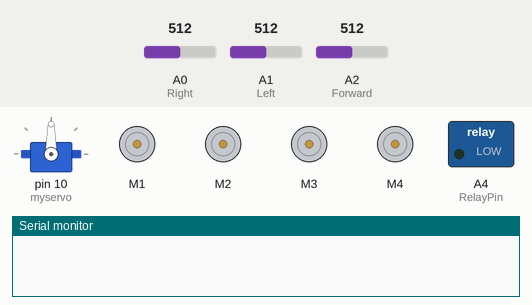
The sketch below on a simulated Arduino Uno, built with avr-gcc and run on an emulated ATmega328P. Parts: servo, 4 × DC motor (green arrow = forward, orange = backward, longer = faster), switched loads named in the sketch (green lamp = pin HIGH), the last lines printed to the serial monitor. The test bench sets the inputs (shaded band); at power-on: A2 (Forward) = 512, A0 (Right) = 512, A1 (Left) = 512.

Above: at 1.2 s.
1.3 s: A2 (Forward) set to 209
3.0 s: A2 (Forward) set to 192
At 5.9 s:
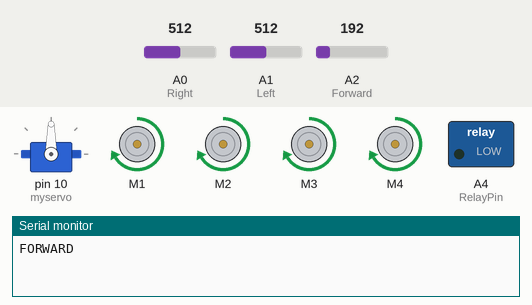
6.0 s: A2 (Forward) set to 306
At 8.8 s:
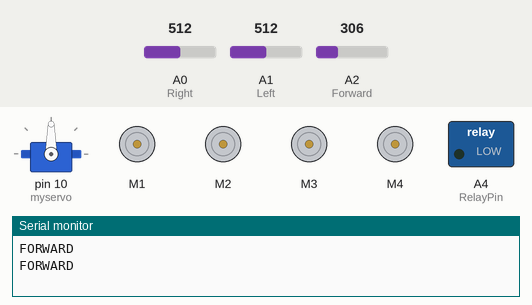
9.0 s: A0 (Right) set to 216
10.5 s: A0 (Right) set to 194
At 11.6 s:
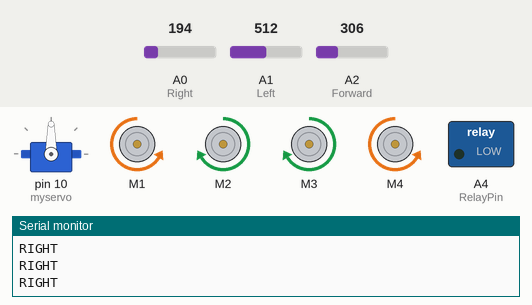
12.0 s: A1 (Left) set to 219
15.0 s: A1 (Left) set to 191
At 15.5 s:
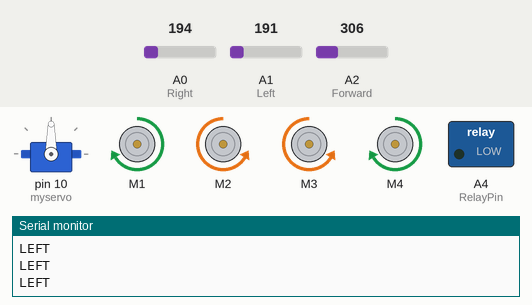
Timing chart, 0 to 17.5 s (numbered marks = the images above; inputs shaded):
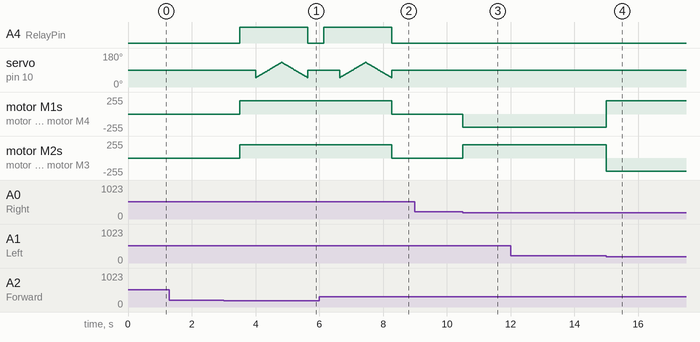

The sketch:

Fire_Fighting_Robot.ino
```cpp
#include <AFMotor.h>
#include <Servo.h>

Servo myservo;

int pos = 0;


int Left = A1;     // left sensor
int Right = A0;   // right sensor
int Forward = A2;   //front sensor
int RelayPin = A4; //relay


AF_DCMotor motor1(1);
AF_DCMotor motor2(2);
AF_DCMotor motor3(3);
AF_DCMotor motor4(4);


int trash = 200;
int Speeed = 200;

void setup() {
  Serial.begin(9600);
  pinMode(Left, INPUT);
  pinMode(Right, INPUT);
  pinMode(Forward, INPUT);
  pinMode(RelayPin, OUTPUT);
  myservo.attach(10);
  myservo.write(90);

}

void loop() {
  start();
}

void start()
{
  if ((analogRead(Forward) <= trash) && (analogRead(Left) <= trash) && (analogRead(Right) <= trash))
  {
    forward();
  }

  else if (analogRead(Forward) <= trash)
  {
    forward();
    Serial.println("FORWARD");
  }
  else if (analogRead(Left) <= trash)
  {
    left();
    Serial.println("LEFT");
  }

  else if (analogRead(Right) <= trash)
  {
    right();
    Serial.println("RIGHT");
  }
  else {
    stop();
  }
}


void forward()
{
  delay(500);
  motor1.setSpeed(Speeed);
  motor1.run(FORWARD);
  motor2.setSpeed(Speeed);
  motor2.run(FORWARD);
  motor3.setSpeed(Speeed);
  motor3.run(FORWARD);
  motor4.setSpeed(Speeed);
  motor4.run(FORWARD);
  digitalWrite(RelayPin , HIGH);
  delay(500);

  for (pos = 50; pos <= 130; pos += 1)
  {
    myservo.write(pos);
    delay(10);
  }
  for (pos = 130; pos >= 50; pos -= 1)
  {
    myservo.write(pos);
    delay(10);
  }
  digitalWrite(RelayPin , LOW);
  myservo.write(90);

}
void left()
{
  motor1.setSpeed(Speeed);
  motor1.run(FORWARD);
  motor2.setSpeed(Speeed);
  motor2.run(BACKWARD);
  motor3.setSpeed(Speeed);
  motor3.run(BACKWARD);
  motor4.setSpeed(Speeed);
  motor4.run(FORWARD);
}

void right()
{
  motor1.setSpeed(Speeed);
  motor1.run(BACKWARD);
  motor2.setSpeed(Speeed);
  motor2.run(FORWARD);
  motor3.setSpeed(Speeed);
  motor3.run(FORWARD);
  motor4.setSpeed(Speeed);
  motor4.run(BACKWARD);
}
void stop()
{
  motor1.setSpeed(0);
  motor1.run(RELEASE);
  motor2.setSpeed(0);
  motor2.run(RELEASE);
  motor3.setSpeed(0);
  motor3.run(RELEASE);
  motor4.setSpeed(0);
  motor4.run(RELEASE);
}
```

Measured:
- the behaviour switches between 201 and 200 on A2 (Forward) (found by bisection; images 0 and 1)
- the behaviour switches between 201 and 200 on A0 (Right) (found by bisection; images 2 and 3)
- the behaviour switches between 201 and 200 on A1 (Left) (found by bisection; images 3 and 4)
- after the input at 1.3 s, every drawn part: stays the same
- after the input at 3.0 s, A4 (RelayPin): LOW → HIGH after 0.50 s, → LOW 2.1 s later; motor M1–4: stopped → forward 200/255 after 0.50 s
- after the input at 6.0 s, motor M1–4: forward 200/255 → stopped after 2.3 s
- after the input at 9.0 s, every drawn part: stays the same
- after the input at 10.5 s, motor M1, motor M4: stopped → backward 200/255 at once; motor M2, motor M3: stopped → forward 200/255 at once
- after the input at 15.0 s, motor M1, motor M4: backward 200/255 → forward 200/255 at once; motor M2, motor M3: forward 200/255 → backward 200/255 at once
